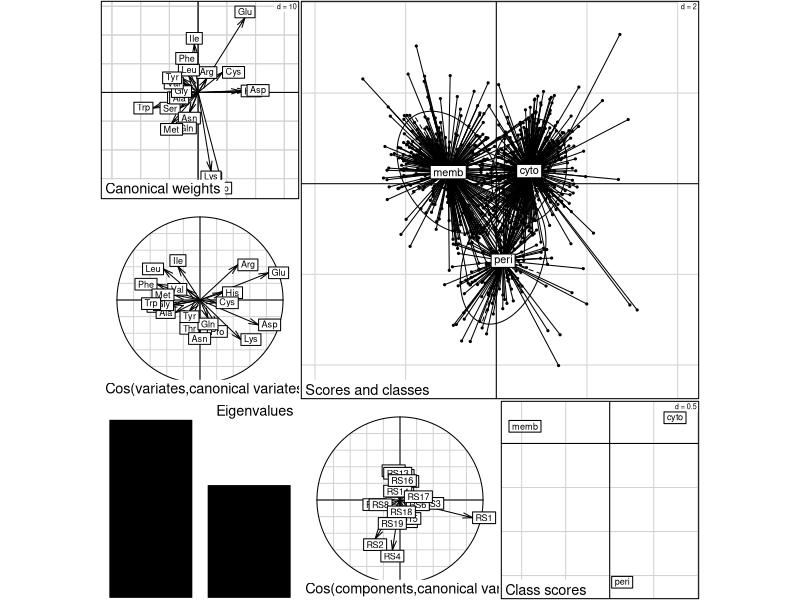

This figure's R source:
library(ade4)


### Name: perthi02
### Title: Contingency Table with a partition in Molecular Biology
### Aliases: perthi02
### Keywords: datasets

### ** Examples

data(perthi02)
plot(discrimin.coa(perthi02$tab, perthi02$cla, scan = FALSE))
